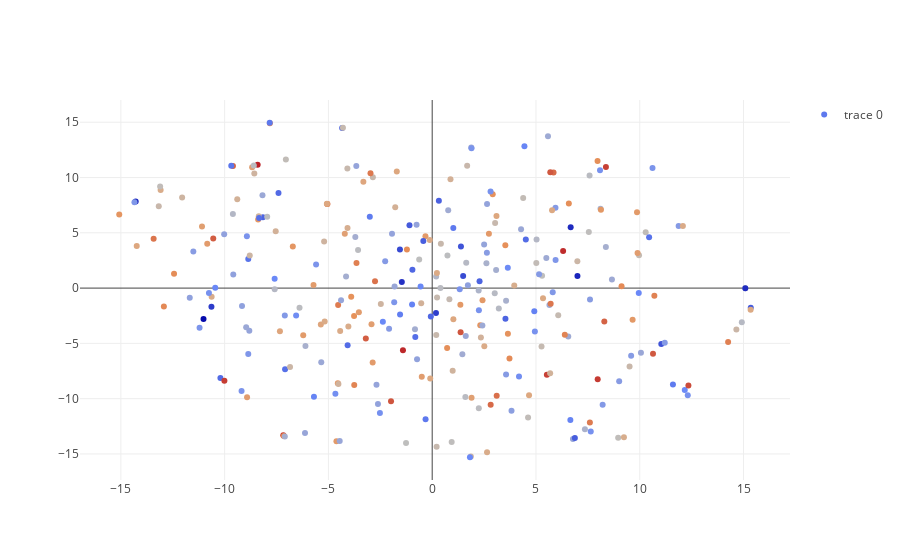

The cell this chart's notebook holds for it:
### Code cell
from plotly.offline import download_plotlyjs, init_notebook_mode, plot, iplot
import plotly.graph_objs as go
init_notebook_mode(connected=True)


tsne = TSNE(n_components=2, init='random', random_state=0)
trans_data = tsne.fit_transform(wordVectors[2200:2500])
N=1
print(trans_data.shape)
#c= ['hsl('+str(h)+',50%'+',50%)' for h in np.linspace(0, 360, N)]
trace = go.Scatter(x=trans_data[:,0], y=trans_data[:,1],marker=dict(color = np.random.randn(500)),
                   mode='markers', text=wordsList[2200:2500],textposition='bottom center',)
d=[trace]

layout = go.Layout(
    showlegend=True
)

fig = go.Figure(data=d, layout=layout)

iplot(fig)
#titles.append("t-SNE (%.2g sec)" % (t1 - t0))

### Figure 1 — Plotly figure (JSON) as saved in the notebook; plotly's stock layout.template omitted (floating-point values rounded to 4 significant figures; data arrays with more than 128 entries replaced by an {"elided": "..."} marker saying what was removed)
{"data": [{"marker": {"color": {"elided": "500 float values"}}, "mode": "markers", "text": {"elided": "300 str values"}, "textposition": "bottom center", "type": "scatter", "uid": "3077463e-f8d2-11e8-80b5-1c4bd6cf8c18", "x": {"elided": "300 float values"}, "y": {"elided": "300 float values"}}], "layout": {"showlegend": true}}
